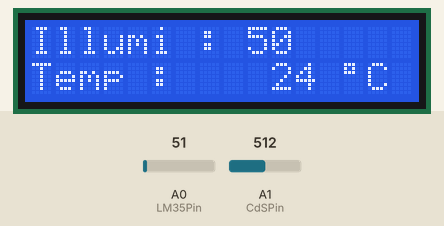
Simulated run of this sketch. Board: Arduino Uno, built with avr-gcc and run on an emulated ATmega328P. On the bench: 16×2 character LCD. The inputs (shaded band) are chosen by the test bench; at power-on: A0 (LM35Pin) = 51, A1 (CdSPin) = 512.

Above: at 4.3 s.
4.4 s: A0 (LM35Pin) set to 61
At 6.0 s:
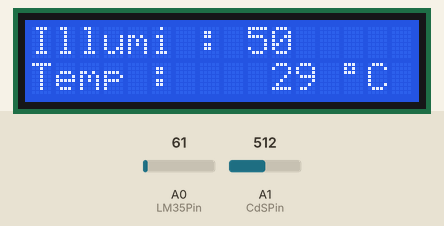
6.6 s: A1 (CdSPin) set to 716
At 7.6 s:
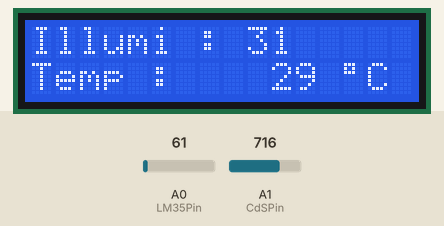
8.6 s: A0 (LM35Pin) set to 71
At 10.3 s:
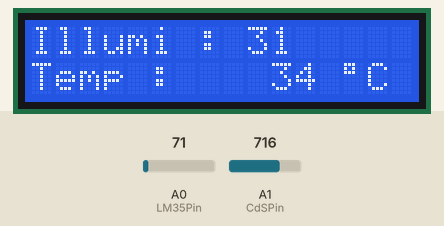
10.7 s: A1 (CdSPin) set to 900
At 11.9 s:
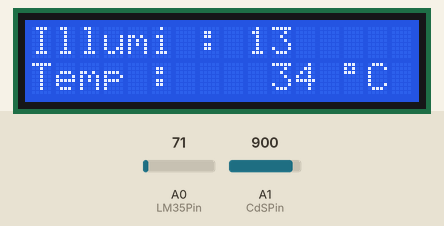
12.7 s: A0 (LM35Pin) set to 86
At 14.4 s:
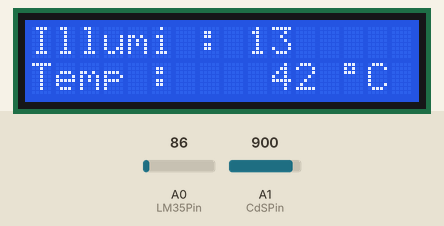
14.7 s: A1 (CdSPin) set to 1023
At 16.2 s:
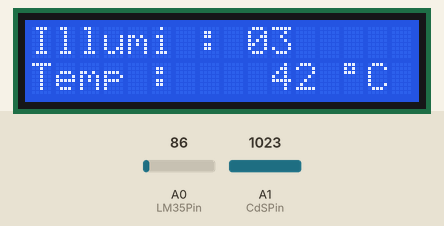
Timing chart, 0 to 17.7 s (numbered marks = the images above; inputs shaded):
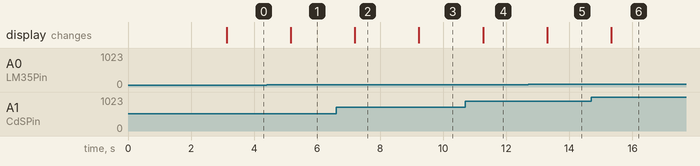

The sketch:

4._CDS_LM35.ino
```cpp
/*
  예제 6.3
  LM35를 이용한 온도 측정
*/

// I2C 통신 라이브러리 설정
#include <Wire.h>
// I2C LCD 라리브러리 설정
#include <LiquidCrystal_I2C.h>

// LCD I2C address 설정
// PCF8574:0x27, PCF8574A:0x3F
LiquidCrystal_I2C lcd(0x27, 16, 2);

// 0번 아날로그핀을 LM35 입력으로 설정한다.
const int LM35Pin = 0;
const int CdSPin = 1;

void setup() {

  // 16X2 LCD 모듈 설정하고 백라이트를 켠다.
  lcd.init(); // LCD 설정
  lcd.backlight();

  // 메세지를 표시한다.
  lcd.print("ex 6.3");
  lcd.setCursor(0, 1);
  lcd.print("Checking Temp.");

  // 3초동안 메세지를 표시한다.
  delay(3000);

  // 모든 메세지를 삭체한 뒤
  // 숫자를 제외한 부분들을 미리 출력시킨다.
  lcd.clear();
  lcd.setCursor(0, 0);

  lcd.print("Illumi :  ");
  lcd.setCursor(0, 1);
  lcd.print("Temp : ");

  //LCD 문자표에서 '°' 기호를 직접 써준다
  lcd.setCursor(13, 1);
  lcd.write(B11011111);
  lcd.setCursor(14, 1);
  lcd.print("C");

  // '°' 기호 문자코드
  lcd.setCursor(14, 1);
  lcd.print("C");  // 'C'를 표시한다.
}

void loop() {
  int adcValue; // 실제 센서로부터 읽은 값 (0~1023)
  int adcValue1;
  long temp; // 현재의 온도
  int illuminance; // 현재의 밝기. 0~100%

  // LM35의 Vout을 읽는다.
  adcValue = analogRead(LM35Pin);
  // 온도값으로 환산한다. 오버플로우 방지를 위하여 500L로 표시한다.
  // 500L의 경우 500을 32비트 long 형태의 숫자로 나타내 준다.
  temp = (adcValue * 500L) / 1023;


  adcValue1 = analogRead(CdSPin);
  illuminance = map(adcValue1, 0, 1023, 100, 0);
  // 포텐쇼미터 값을 0~100의 범위로 변경한다.

  // 전에 표시했던 내용을 지우고 LCD에 ADC 값과 온도를 출력한다.
  // 지우지 않으면 이전에 표시했던 값이 남게 된다.
  lcd.setCursor(12, 0);
  lcd.print("      ");
  // ADC 값을 표시한다
  lcd.setCursor(9, 0);
  lcd.print(illuminance);

  // 전에 표시했던 내용을 지운다.
  lcd.setCursor(9, 1);
  lcd.print("    ");
  // 온도를 표시한다
  lcd.setCursor(10, 1);
  lcd.print(temp);

  delay(1000);
}
```

Measured:
- after the input at 4.4 s, the display: changes after 0.76 s (image 1)
- after the input at 6.6 s, the display: changes after 0.59 s (image 2)
- after the input at 8.6 s, the display: changes after 0.63 s (image 3)
- after the input at 10.7 s, the display: changes after 0.56 s (image 4)
- after the input at 12.7 s, the display: changes after 0.60 s (image 5)
- after the input at 14.7 s, the display: changes after 0.63 s (image 6)
